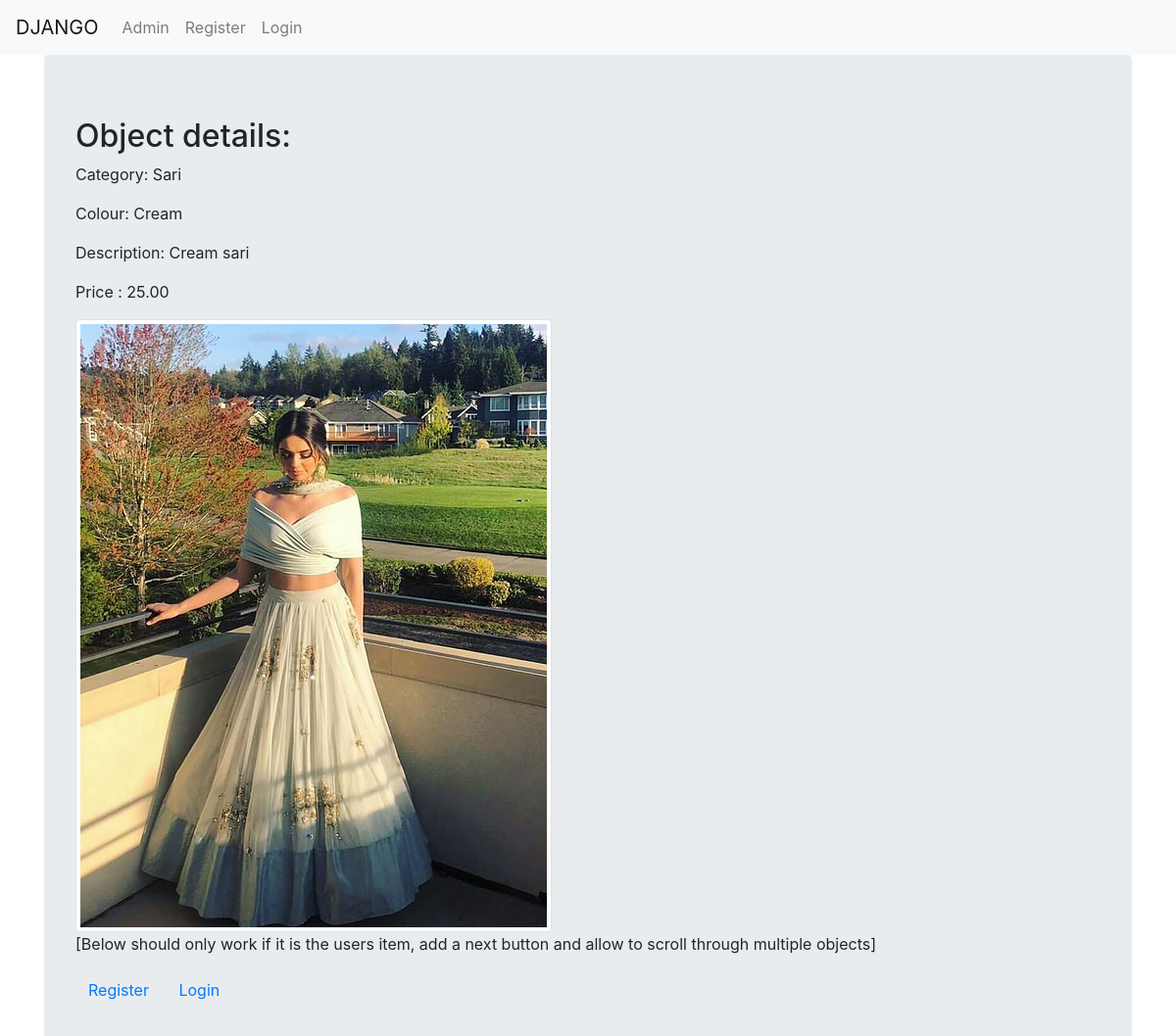
Page /basic_app/object/1 on the committed database.
### basic_app/models.py (models this page shows, shortened)
class Object(models.Model):
    user = models.ForeignKey(UserProfileInfo, related_name="objects",on_delete=models.CASCADE, blank=True,null=True)
    user_id = models.IntegerField()
    category = models.CharField(max_length=200)
    description = models.TextField()
    colour = models.CharField(max_length=200)
    price = models.DecimalField(max_digits=5, decimal_places=2, blank=False)
    image = models.ImageField(upload_to="objects", default=None)
    size = models.CharField(max_length=3,default=None)

### basic_app/views.py (the view)
# urls.py: path('object/<int:pk>', views.ObjectDetailView.as_view(), name='object_detail'),
class ObjectDetailView(SelectRelatedMixin, DetailView):
    model = Object
    select_related = ["user"]

### templates/basic_app/object_detail.html
<!DOCTYPE html>
{% extends "basic_app/base.html" %}
{% block body_block %}
<div class="jumbotron">
  <h2> Object details: </h2>
  <p> Category: {{object.category}} </p>
  <p> Colour: {{object.colour}} </p>
  <p> Description: {{object.description}} </p>
  <p> Price : {{object.price}} </p>
  <img src="{{object.image.url}}" class="img-thumbnail">
  <p> [Below should only work if it is the users item, add a next button and allow to scroll through multiple objects] </p>
{% if user.is_authenticated %}
<div class="container">
  <p><a class='btn btn-default' href="{% url 'basic_app:object_edit' pk=object.pk %}">Update</a></p>
  <p><a class='btn btn-default' href="{% url 'basic_app:order' %}">Order</a></p>
  <p><a class='btn btn-default' href="{% url 'basic_app:object_list' %}">Back to object selection</a></p>
{% else %}
    <a class='btn btn-default' href="{% url 'register' %}">Register</a>
    <a class='btn btn-default' href="{% url 'basic_app:login' %}">Login</a>
{% endif %}
</div>
</div>
{% endblock %}

### rows in the picture
Object: category "Sari", colour "Cream", description "Cream sari", price "25.00", image (picture)
